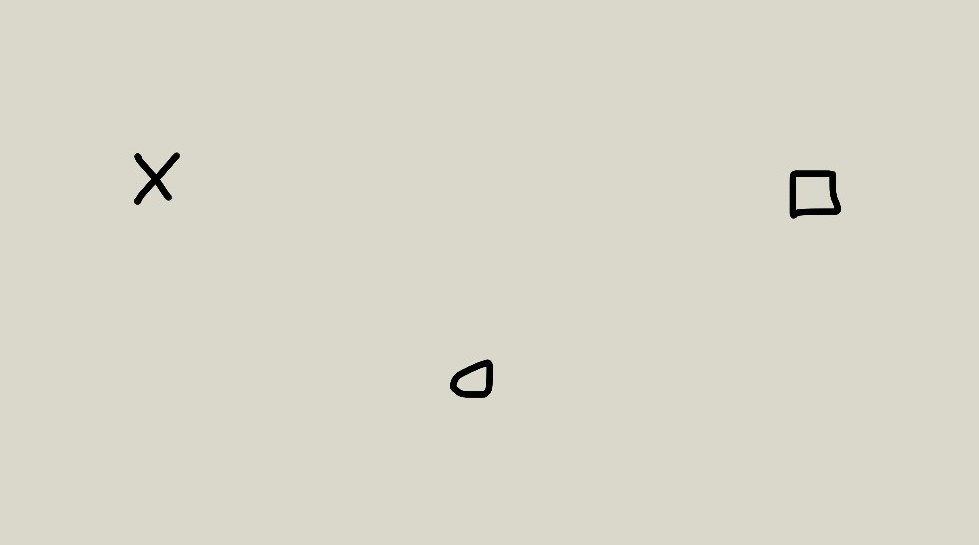
#> input picture Video/fakeGUI/plaketa.jpg, 979 x 545 px
$ python gui.py
#> lines starting #> are read from the running program, lines starting #| are printed output that depends on the picture
from typing import OrderedDict
import cv2
import numpy as np
from math import cos, sin
import os

img = cv2.imread('plaketa.jpg', 0)
#> img: shape (545, 979); min 0, max 233, mean 214
imgHegith, imgWidth = img.shape
#> imgHegith = 545; imgWidth = 979
imgCentr = (imgHegith//2, imgWidth//2)
#> imgCentr = (272, 489)


frameHeight = 200
frameWidth = 200
frameCenter = imgCentr
#> frameCenter = (272, 489)

# read the templates from a file all the templates in a Dict so we can can call  them by their name
templateFolder = 'templates'
templateDict = {}
for filename in os.listdir(templateFolder):
    template = cv2.imread(templateFolder + '/'+filename, 0)
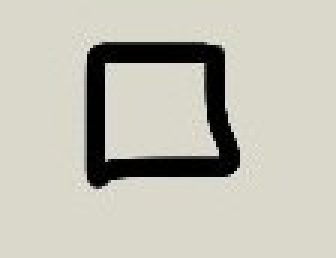
#> input picture Video/fakeGUI/templates/square.jpg, 112 x 86 px (shown 3 times larger)
#> template: shape (86, 112); min 0, max 236, mean 191.6
    name = filename.split('.')[0]
    templateDict[name] = template
    if(template.shape[0] > frameHeight or template.shape[1] > frameWidth):
        print('Template needs to fit in the frame, but has bigger dimentions')
        quit()

threshold = 0.95
templateFound = False
while not templateFound:

    tempImg = img.copy()

    lowerHeightBound = frameCenter[0]-frameHeight//2
#> lowerHeightBound = 172
    upperHeightBound = frameCenter[0]+frameHeight//2
#> upperHeightBound = 372
    lowerWidthBound = frameCenter[1]-frameWidth//2
#> lowerWidthBound = 389
    upperWidthBound = frameCenter[1]+frameWidth//2
#> upperWidthBound = 589

    if lowerHeightBound < 0 or upperHeightBound > imgHegith or lowerWidthBound < 0 or upperWidthBound > imgWidth:
        print("frame is out of bounds")
        print(lowerHeightBound, lowerWidthBound,
              upperHeightBound, upperWidthBound)
        print(0, 0, imgHegith, imgWidth)

        break
    frame = img[lowerHeightBound:upperHeightBound,
                lowerWidthBound:upperWidthBound]
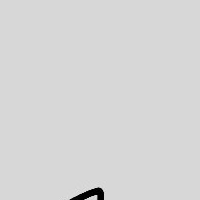
#> frame: shape (200, 200); min 0, max 226, mean 213.8

    cv2.rectangle(tempImg, (lowerWidthBound, lowerHeightBound),
                  (upperWidthBound, upperHeightBound), 0, 0)
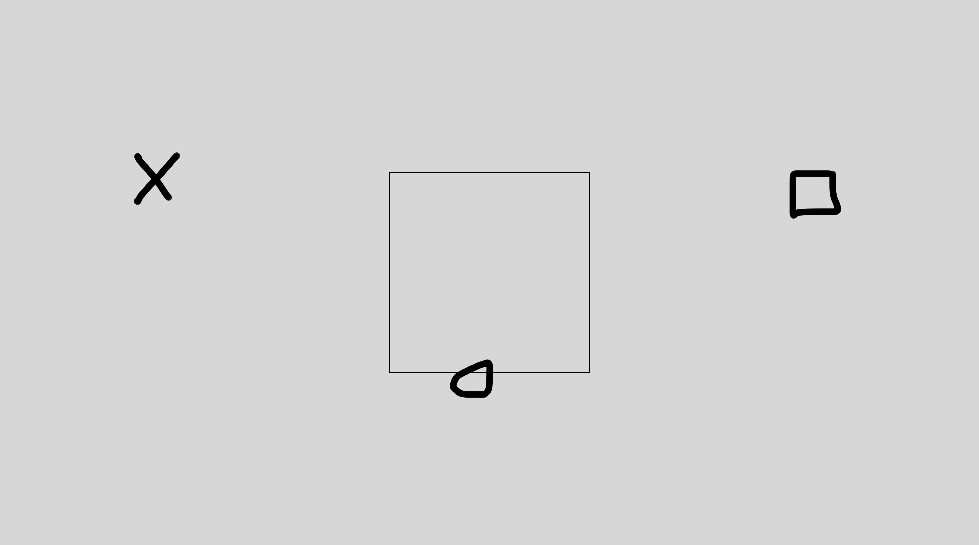
#> tempImg: shape (545, 979); min 0, max 233, mean 213.7
    cv2.imshow('plaketa', tempImg)

    button = cv2.waitKey(1)
#> (key q is pressed here)
    # DOWN
    if button == ord('s'):
        frameCenter = (frameCenter[0]+2, frameCenter[1])
    # UP
    if button == ord('w'):
        frameCenter = (frameCenter[0]-2, frameCenter[1])
    # LEFT
    if button == ord('a'):
        frameCenter = (frameCenter[0], frameCenter[1]-2)
    # RIGHT
    if button == ord('d'):
        frameCenter = (frameCenter[0], frameCenter[1]+2)


    for key in templateDict:
        template = templateDict[key]

        result = cv2.matchTemplate(frame,template, cv2.TM_CCORR_NORMED)
        _, max_val, _, max_loc = cv2.minMaxLoc(result)
        if(max_val > threshold):
            cv2.rectangle(frame,max_loc, (max_loc[0]+template.shape[1], max_loc[1]+template.shape[1]),(255,0,0),10)
#> this loop made 1 pass
#> (key, max_val, max_loc) on pass 1: ('square', 0.946, (84, 100))


    if button == ord('q'):
        templateFound = True
cv2.destroyAllWindows()
